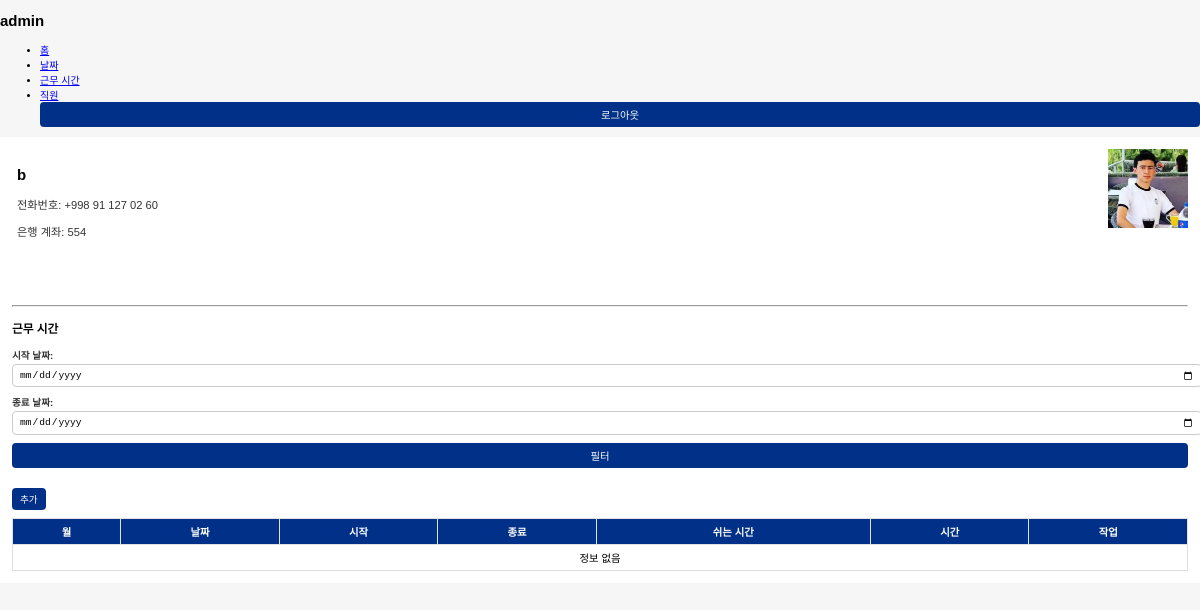
The app's page /staffs/2/ (signed in) with its own data.
### main/models.py (models this page shows, shortened)
class Staff(models.Model):
    user = models.OneToOneField(User, on_delete=models.CASCADE)  # 'Staff'  'User' bilan bog'lanadi.
    name = models.CharField(max_length=255)
    phone = models.CharField(max_length=255, blank=True, null=True)
    bank_account = models.CharField(max_length=255, blank=True, null=True)
    image = models.ImageField(upload_to='staffs/', blank=True, null=True)

### main/views.py (the view, shortened to what this page needs)
# urls.py: path('staffs/<int:staff_id>/', views.staff_detail, name='staff_detail'),
@login_required
def staff_detail(request, staff_id):
    staff = get_object_or_404(Staff, id=staff_id)
    if not request.user.is_superuser and staff.user != request.user:
        return redirect('stuffs')  # Kirish huquqi yo'q bo'lsa, foydalanuvchilar sahifasiga qaytadi
    worktimes = WorkTime.objects.filter(staff=staff).order_by('-date')
    start_date = request.GET.get('start_date')
    end_date = request.GET.get('end_date')
    total_hours = sum([wt.total_hours for wt in worktimes])
    hours = int(total_hours)
    minutes = int((total_hours - hours) * 60)
    formatted_time = f"{hours} soat {minutes} daqiqa"
    return render(request, 'staff_detail.html', {
        'staff': staff,
        'worktimes': worktimes,
        'total_hours': total_hours,
        'formatted_time': formatted_time,
    })

### templates/staff_detail.html (shortened to what this page needs)
{% extends 'base.html' %}
{% block content %}
<div class="staff-details">
    <h2>{{ staff.name }}</h2>
    <p>전화번호: {{ staff.phone }}</p>
    <p>은행 계좌: {{ staff.bank_account }}</p>
    {% if staff.image %}
        <img src="{{ staff.image.url }}" alt="{{ staff.name }}" class="staff-image">
    {% endif %}
</div>
<br>
<br>
<br><hr>
<h3>근무 시간</h3>
<form method="get" style="margin-bottom: 20px;">
    <label for="start_date">시작 날짜:</label>
    <input type="date" name="start_date" id="start_date" value="{{ request.GET.start_date }}">
    <label for="end_date">종료 날짜:</label>
    <input type="date" name="end_date" id="end_date" value="{{ request.GET.end_date }}">
    <button type="submit">필터</button>
</form>
<a href="/add_worktime/" class="btn-link-button">추가</a>
<table>
    <thead>
    <tr>
        <th>월</th>
        <th>날짜</th>
        <th>시작</th>
        <th>종료</th>
        <th>쉬는 시간</th>
        <th>시간</th>
        <th>작업</th>
    </tr>
    </thead>
    <tbody>
    {% for wt in worktimes %}
        <tr>
            <td>{{ wt.date|date:"n" }}</td>
            <td>{{ wt.date|date:"j" }}</td>
            <td>{{ wt.start_time }}</td>
            <td>{{ wt.end_time }}</td>
            <td>{{ wt.break_time }}</td>
            <td>{{ wt.total_hours }}</td>
            <td>
                <form method="post" action="{% url 'delete_worktime' wt.pk %}" onsubmit="return confirm('근무 시간을 삭제하시겠습니까?');">
                    {% csrf_token %}
                    <button type="submit" style="color: red;">삭제</button>
                </form>
            </td>
        </tr>
    {% empty %}
        <tr>
            <td colspan="7">정보 없음</td>
        </tr>
    {% endfor %}
    </tbody>
</table>
{% endblock %}

### templates/base.html (shortened to what this page needs)
<!DOCTYPE html>
<html lang="ko">
{% load static %}
<link href="https://cdn.jsdelivr.net/npm/fullcalendar/main.min.css" rel="stylesheet">
<head>
    <link rel="stylesheet" href="{% static 'style.css' %}">
</head>
<body>
<div class="sidebar">
    <h2>    {% if user.is_authenticated %}
        {{ user.username }}
    {% endif %}</h2>
    <ul>
        <li><a href="{% url 'index' %}">홈</a></li>
        <li><a href="{% url 'days' %}">날짜</a></li>
        <li><a href="{% url 'work_times' %}">근무 시간</a></li>
        <li><a href="{% url 'stuffs' %}">직원</a></li>
        <form method="post" action="{% url 'logout' %}" style="display:inline;">
            <button type="submit">로그아웃</button>
        </form>
    </ul>
</div>
<div class="main-content">
    {% block content %}{% endblock %}
</div>
</body>
</html>

### static/style.css (style rules this page uses)
body { font-family: 'Arial', sans-serif; background-color: #f5f6f5; margin: 0; padding: 0; display: flex; flex-direction: column; font-size: 10px; }
.main-content { flex-grow: 1; padding: 12px; background-color: #ffffff; }
.main-content p { font-size: 0.7rem; color: #333; }
label { display: block; margin-bottom: 2px; color: #333; font-weight: bold; font-size: 0.6rem; }
.form-control, select, input[type="time"], input[type="date"], input[type="number"] { width: 100%; padding: 4px 6px; margin-bottom: 8px; border: 1px solid #ccc; border-radius: 4px; font-size: 0.6rem; }
button { width: 100%; padding: 5px; background-color: #003087; color: #fff; border: none; border-radius: 4px; font-size: 0.65rem; cursor: pointer; transition: background-color 0.3s; }
table { width: 100%; border-collapse: collapse; background-color: white; margin-top: 8px; }
table th, table td { border: 1px solid #e0e0e0; padding: 5px; text-align: center; font-size: 0.65rem; }
table th { background-color: #003087; color: white; }
.btn-link-button { display: inline-block; padding: 4px 8px; background-color: #003087; color: white; text-decoration: none; border-radius: 4px; font-size: 0.6rem; }
.staff-details { position: relative; padding: 5px; margin-bottom: 12px; }
.staff-image { width: 80px; position: absolute; top: 0; right: 0; }

### records on screen
Staff: name "b", phone "+998 91 127 02 60", bank_account "554", image (picture)

### other values on screen
{{ user.username }} "admin"
